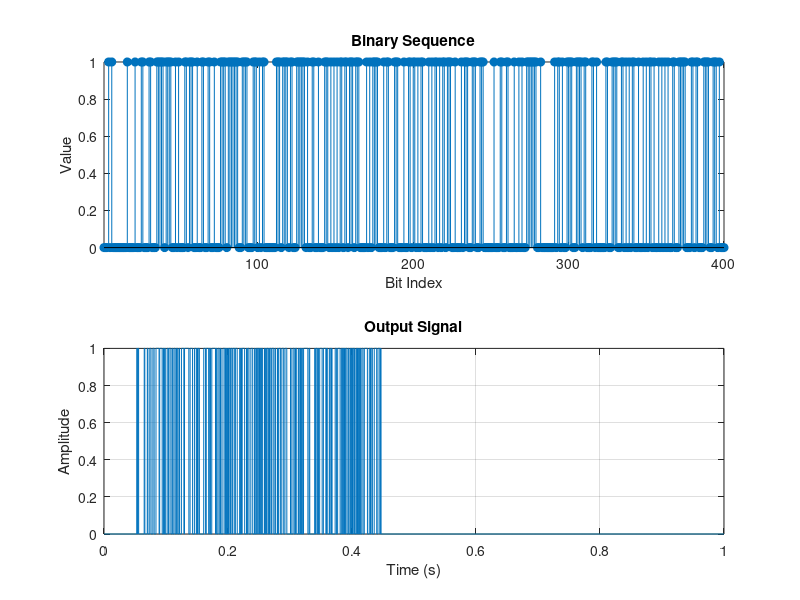

Here is the MATLAB script that generated this plot:
close all;
% Parameters
fs = 10000;               % Sampling frequency (Hz)
total_duration = 1;
t = 0:1/fs:total_duration;           % Time vector (1 second duration)
pulse_duration = 0.001;   % Duration of each pulse (seconds)
pulse_step = 0.001;
bit_rate = 1/pulse_step
pulse_amplitude = 1;    % Amplitude of the pulse
start_of_everything = 0.05;
sequence_len = 400;
sigma = pulse_duration / 4;
% Rectangular pulse shape
pulse_shape = ones(1,floor(pulse_duration*fs));
int_step = floor(pulse_step*fs);
int_start = floor(start_of_everything*fs);
pulse_duration*fs
num_out_samples = 1000;

binary_sequence = randi([0, 1], 1, sequence_len);
modulation_signal = binary_sequence*2-1;

% Initialize the output signal
output_signal = zeros(1, length(t));

% Loop over the binary sequence
for i = 1:length(binary_sequence)

      % Time vector for the pulse position
      pulse_start = int_start + (i-1)*int_step;  % Start time for the pulse
      pulse_end = pulse_start + length(pulse_shape); % End time for the pulse

      % Add the pulse shape to the output signal
      output_signal(pulse_start:pulse_end-1)=output_signal(pulse_start:pulse_end-1)+binary_sequence(i)*pulse_shape;

end


% Plot the results
figure;
subplot(2, 1, 1);
stem(binary_sequence, 'filled');
title('Binary Sequence');
xlabel('Bit Index');
ylabel('Value');
axis tight;

subplot(2, 1, 2);
plot(t, output_signal);
title('Output Signal');
xlabel('Time (s)');
ylabel('Amplitude');
axis tight;

grid on;

f_cut = 1/pulse_step/2;

if (false)
% Compute and plot the spectrum
N = length(output_signal);
f = (0:N-1) * (fs/N);         % Frequency vector
sp = fft(output_signal);
Y = 20*log10(abs(sp+1e-2));
sp(f>f_cut & f<fs-f_cut)=0;
figure;
subplot(2, 1, 1);
plot(f, Y);
hold on;
plot(f,20*log10(abs(sp+1e-2)));
title('Spectrum of Output Signal');
xlabel('Frequency (Hz)');
ylabel('Magnitude,dB');
axis tight;
grid on;



filtered_signal = ifft(sp);

% Plot the distorted output signal
subplot(2, 1, 2);
plot(t, filtered_signal);
hold on;
plot(t,output_signal);
title('Distorted Output Signal after Bandlimiting');
xlabel('Time (s)');
ylabel('Amplitude');
axis tight;
grid on;
figure;
plot(output_signal,filtered_signal,'+')
endif


